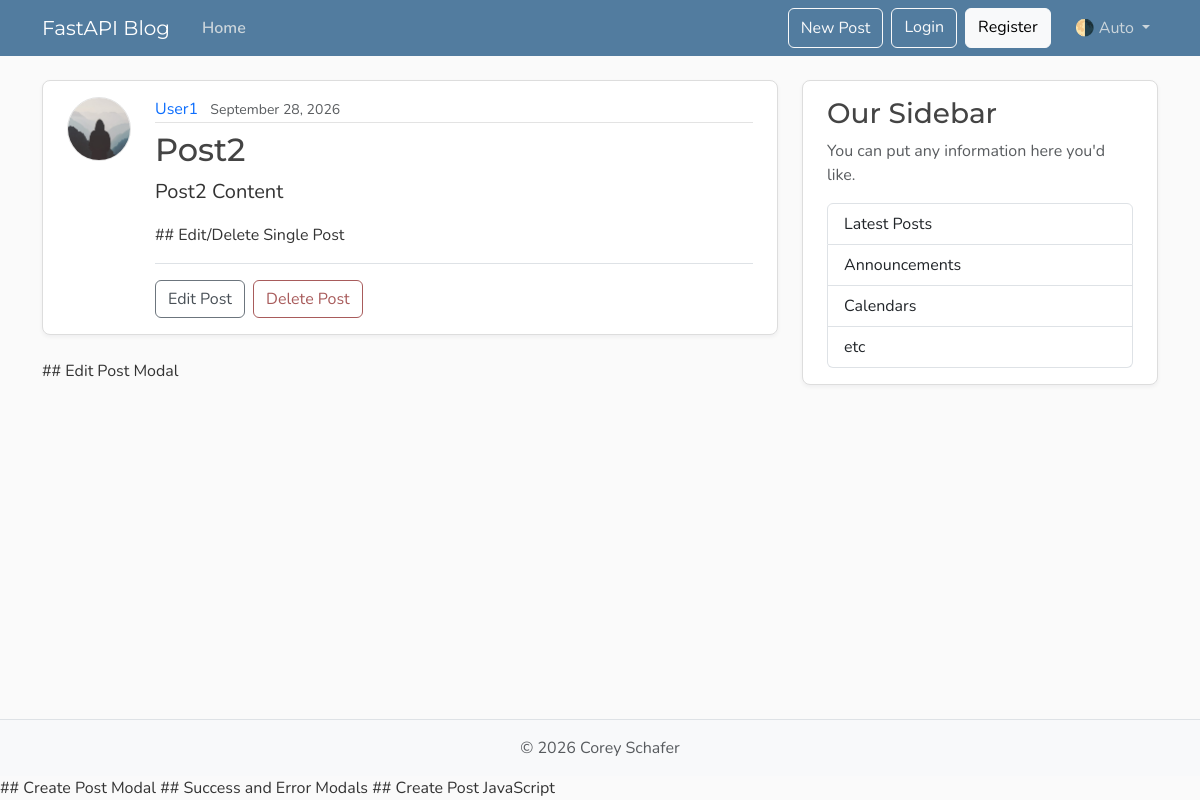
Before: /posts/2 with the older database file.
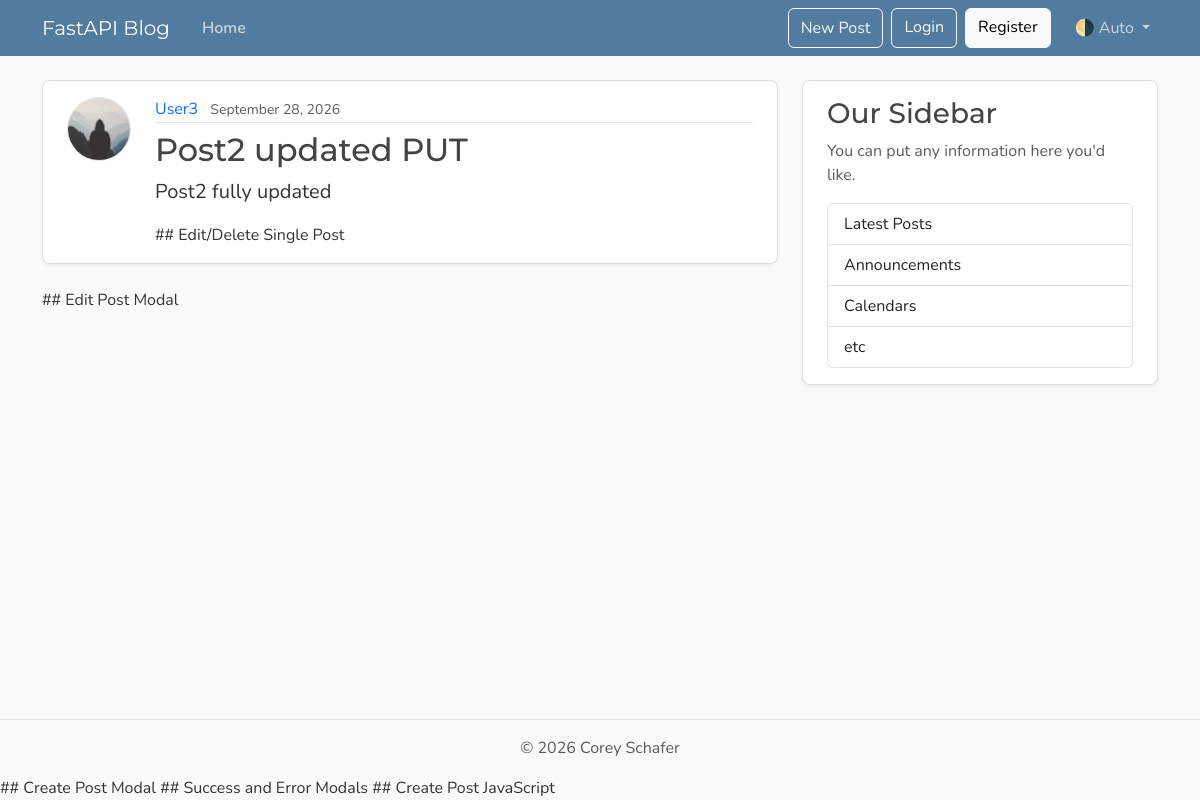
After: the same page with the newer database file.
### models.py (models this page shows, shortened)
class User(Base):
    __tablename__="users"
    id:Mapped[int]=mapped_column(Integer,primary_key=True,index=True)
    username:Mapped[str]=mapped_column(String(50),unique=True,nullable=False)
    email:Mapped[str]=mapped_column(String(100),unique=True,nullable=False)
    image_file:Mapped[str|None]=mapped_column(String(200),nullable=True,default=None)
    posts:Mapped[list["Post"]]=relationship("Post",back_populates="author",cascade="all, delete-orphan")

class Post(Base):
    __tablename__="posts"
    id:Mapped[int]=mapped_column(Integer,primary_key=True,index=True)
    title:Mapped[str]=mapped_column(String(100),nullable=False)
    content:Mapped[str]=mapped_column(Text,nullable=False)
    user_id:Mapped[int]=mapped_column(Integer,ForeignKey("users.id"),nullable=False)
    date_posted:Mapped[datetime]=mapped_column(DateTime(timezone=True),default=lambda:datetime.now(UTC),nullable=False)
    author:Mapped["User"]=relationship("User",back_populates="posts")

### main.py (the view)
@app.get("/posts/{post_id}",include_in_schema=False)
async def get_post_page(request:Request,post_id:int,db:Annotated[AsyncSession, Depends(get_db)]):
    result = await db.execute(
        select(models.Post).where(models.Post.id == post_id).options(selectinload(models.Post.author)).order_by(models.Post.date_posted.desc())
    )
    post = result.scalars().first()
    if not post:
        raise HTTPException(status_code=status.HTTP_404_NOT_FOUND, detail="Post not found")
    return templates.TemplateResponse(request, "post.html", {"post": post, "title": post.title})

### templates/post.html (shortened to what this page needs)
{% extends "layout.html" %}
{% block content %}
<article class="content-section py-3 px-4 mb-4">
  <div class="d-flex align-items-start gap-4">
    <img class="rounded-circle article-img flex-shrink-0" src="/static/profile_pics/default.jpg"
      alt="{{ post.author.username }}'s profile picture" width="64" height="64" loading="lazy">
    <div class="flex-grow-1">
      <div class="article-metadata mb-2">
        <a class="me-2" href="#">{{ post.author.username }}</a>
        <small class="text-body-secondary">{{ post.date_posted.strftime('%B %d, %Y') }}</small>
      </div>
      <h2 class="article-title">{{ post.title }}</h2>
      <p class="article-content">{{ post.content }}</p>
      ## Edit/Delete Single Post
      {% if post.user_id == 1 %}
      <div class="post-actions mt-3 pt-3 border-top">
        <button type="button" class="btn btn-outline-secondary me-1" data-bs-toggle="modal"
          data-bs-target="#editModal">Edit
          Post</button>
        <button type="button" class="btn btn-outline-danger" data-bs-toggle="modal" data-bs-target="#deleteModal">Delete
          Post</button>
      </div>
      {% endif %}
    </div>
  </div>
</article>
## Edit Post Modal
{% endblock content %}

Changed rows visible on the page:
no longer on this page (row unchanged): User: author.username "User1"
added User: author.username "User3"
changed Post: title "Post2" → "Post2 updated PUT"; content "Post2 Content" → "Post2 fully updated"; user_id 1 → 3 (drawn)
Other visible differences:
text no longer shown: "Edit Post Delete Post"
